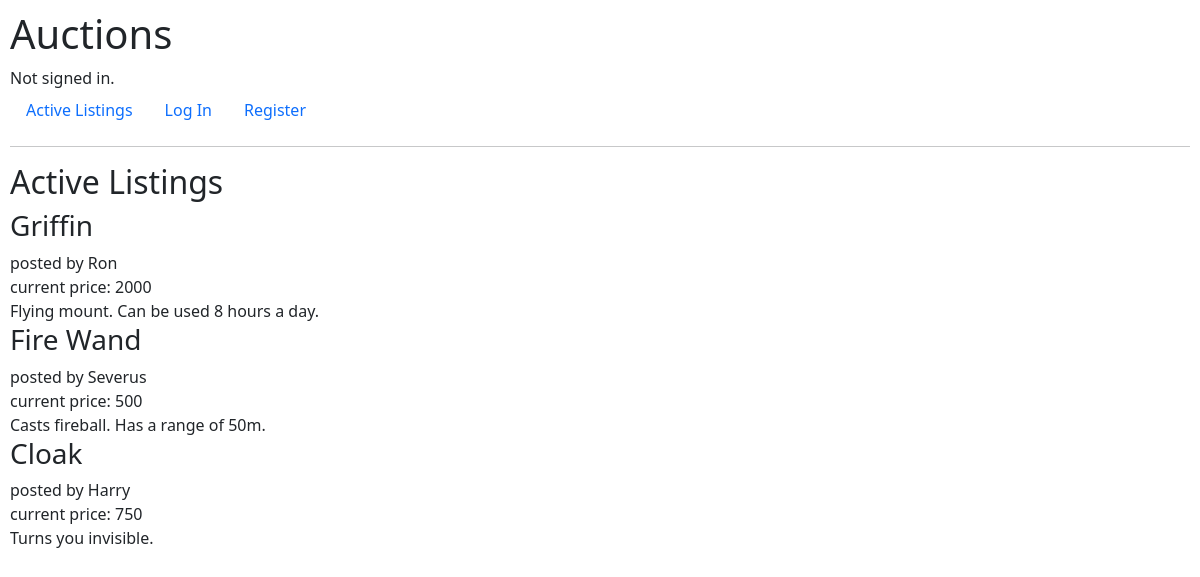
The page / on the database its author committed.
### auctions/models.py (models this page shows, shortened)
class Post(models.Model):
    item = models.ForeignKey(Item, on_delete=models.CASCADE, related_name="item_postings")
    seller = models.ForeignKey(User, on_delete=models.CASCADE, related_name="posts")
    initial_p = models.IntegerField()
    class Meta:
        unique_together = ('item',)

class Item(models.Model):
    name = models.CharField(max_length=64)
    description = models.CharField(max_length=500)
    img_url = models.CharField(blank=True, max_length=100)
    categories = models.ManyToManyField(Category, blank=True, null=True, related_name="items")

class User(AbstractUser):
    pass

### auctions/views.py (the view)
# urls.py: path("", views.index, name="index"),
def index(request):
    posts = Post.objects.all()
    return render(request, "auctions/index.html", {
        "posts": posts,
    })

### auctions/templates/auctions/index.html
{% extends "auctions/layout.html" %}
{% block body %}
    <h2>Active Listings</h2>
    {% for post in posts %}
    <h3>{{ post.item.name }}</h3>
    <div>posted by {{ post.seller }}</div>
    <div>current price: {{ post.initial_p }}</div>
    <div>{{ post.item.description }}</div>
    {% endfor %}
{% endblock %}

### auctions/static/auctions/styles.css (style rules this page uses)
body { padding: 10px; }

### rows shown on the page
Post: item.name "Griffin", seller "Ron", initial_p "2000", item.description "Flying mount. Can be used 8 hours a day."
Post: item.name "Fire Wand", seller "Severus", initial_p "500", item.description "Casts fireball. Has a range of 50m."
Post: item.name "Cloak", seller "Harry", initial_p "750", item.description "Turns you invisible."
